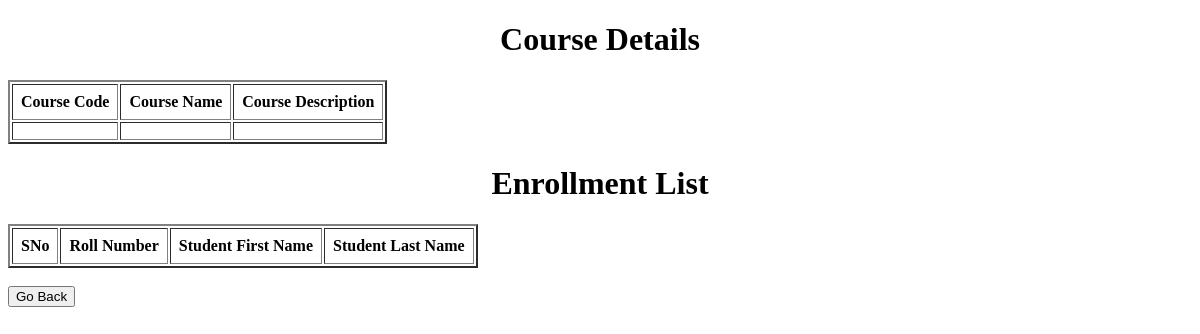
The app's page /course/2, older data.
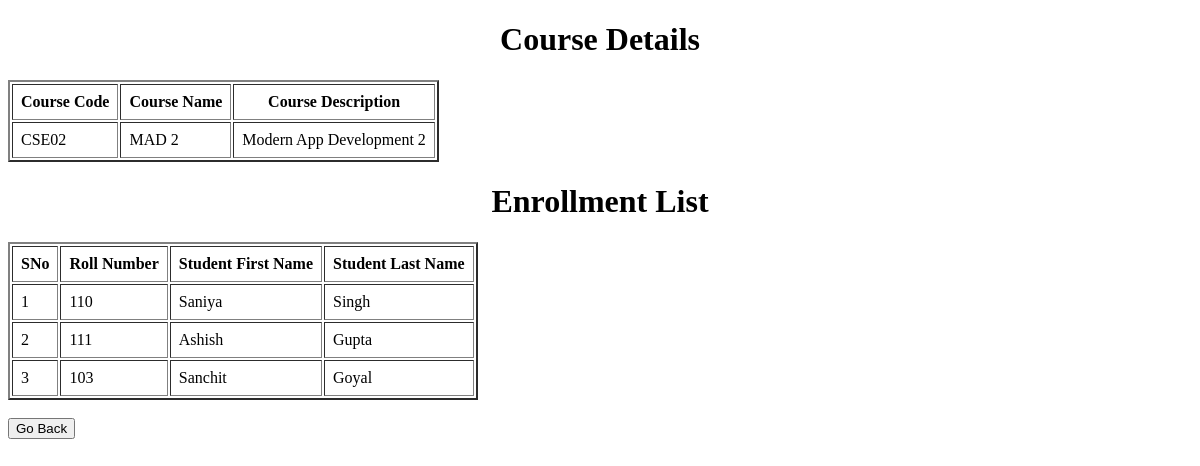
The same page, newer data.
### app.py (models this page shows)
class Course(db.Model):
    course_id = db.Column(db.Integer, primary_key = True, autoincrement = True)
    course_code = db.Column(db.String, unique = True, nullable = False)
    course_name = db.Column(db.String, nullable = False)
    course_description = db.Column(db.String)
    students = db.relationship("Student", backref = "courses", secondary = "enrollments")

class Student(db.Model):
    student_id = db.Column(db.Integer, primary_key = True, autoincrement = True)
    roll_number = db.Column(db.String, unique = True, nullable = False)
    first_name = db.Column(db.String, nullable = False)
    last_name = db.Column(db.String)

### app.py (the view)
@app.route('/course/<int:course_id>')
def course_info(course_id):
    this_course = Course.query.get(course_id)
    print(this_course)
    return render_template("course_info.html", course = this_course)

### templates/course_info.html (shortened to what this page needs)
<!DOCTYPE html>
<html lang="en">
<head>
</head>
<body>
    <h1 style="text-align: center;">Course Details</h1>
    <table id = 'course-detail' border="2" cellpadding="8px">
        <thead>
            <tr>
                <th>Course Code</th>
                <th>Course Name</th>
                <th>Course Description</th>
            </tr>
        </thead>
        <tbody>
            <tr>
                <td>{{ course.course_code }}</td>
                <td>{{ course.course_name }}</td>
                <td>{{ course.course_description }}</td>
            </tr>
        </tbody>
    </table>
    <h1 style="text-align: center;">Enrollment List</h1>
    <table id =  "course-table" border="2" cellpadding="8px">
        <thead>
            <tr>
                <th>SNo</th>
                <th>Roll Number</th>
                <th>Student First Name</th>
                <th>Student Last Name</th>
            </tr>
        </thead>
        <tbody>
            {% for student in course.students %}
            <tr>
                <td>{{ loop.index }}</td>
                <td>{{ student.roll_number }}</td>
                <td>{{ student.first_name }}</td>
                <td>{{ student.last_name }}</td>
            </tr>
            {% endfor %}
        </tbody>
    </table><br>
    <a href="/courses"><button>Go Back</button></a>
</body>
</html>

Row changes from the older to the newer data that the page shows:
added Course: course_code "CSE02", course_name "MAD 2", course_description "Modern App Development 2"
added Student: roll_number "110", first_name "Saniya", last_name "Singh"
added Student: roll_number "111", first_name "Ashish", last_name "Gupta"
now on this page (row edited): Student: roll_number "103", first_name "Sanchit", last_name "Goyal"
